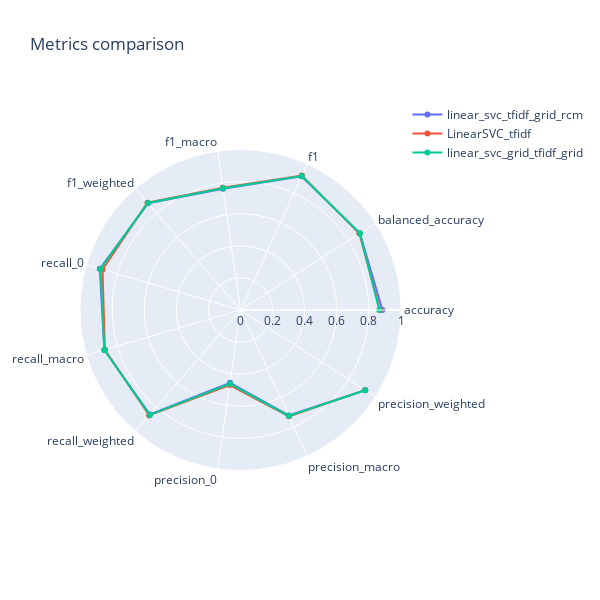

The cell this chart's notebook holds for it:
### Code cell
lsvc = ["LinearSVC_tfidf", "linear_svc_grid_tfidf_grid", "linear_svc_tfidf_grid_rcm"]
data_lsvc = data[data["model"].isin(lsvc)]
#data_lsvc

# Visualize performance on radar chart
plot_radar_mult(data_lsvc)

# Visualize metrics comparison - Group of models vs metrics
barplot_models_group_vs_metric(data_lsvc[col_metrics], lsvc)

# Visualize on Group bar plot
barplot_model_vs_metrics_group(data_lsvc, "accuracy", "recall_0", "recall_macro", "precision_0", "precision_macro" )

### Figure 1 — Plotly figure (JSON) as saved in the notebook; plotly's stock layout.template omitted (floating-point values rounded to 4 significant figures)
{"data": [{"name": "linear_svc_tfidf_grid_rcm", "r": [0.8841, 0.8841, 0.9157, 0.7629, 0.8795, 0.9138, 0.8841, 0.8614, 0.4579, 0.7223, 0.9239], "theta": ["accuracy", "balanced_accuracy", "f1", "f1_macro", "f1_weighted", "recall_0", "recall_macro", "recall_weighted", "precision_0", "precision_macro", "precision_weighted"], "type": "scatterpolar"}, {"name": "LinearSVC_tfidf", "r": [0.8688, 0.8806, 0.9208, 0.7696, 0.8849, 0.896, 0.8806, 0.8688, 0.4722, 0.7281, 0.9233], "theta": ["accuracy", "balanced_accuracy", "f1", "f1_macro", "f1_weighted", "recall_0", "recall_macro", "recall_weighted", "precision_0", "precision_macro", "precision_weighted"], "type": "scatterpolar"}, {"name": "linear_svc_grid_tfidf_grid", "r": [0.8648, 0.8841, 0.918, 0.7664, 0.882, 0.9094, 0.8841, 0.8648, 0.4643, 0.7252, 0.9241], "theta": ["accuracy", "balanced_accuracy", "f1", "f1_macro", "f1_weighted", "recall_0", "recall_macro", "recall_weighted", "precision_0", "precision_macro", "precision_weighted"], "type": "scatterpolar"}], "layout": {"height": 600, "polar": {"radialaxis": {"range": [0, 1], "visible": true}}, "showlegend": true, "title": {"text": "Metrics comparison"}, "width": 600}}
